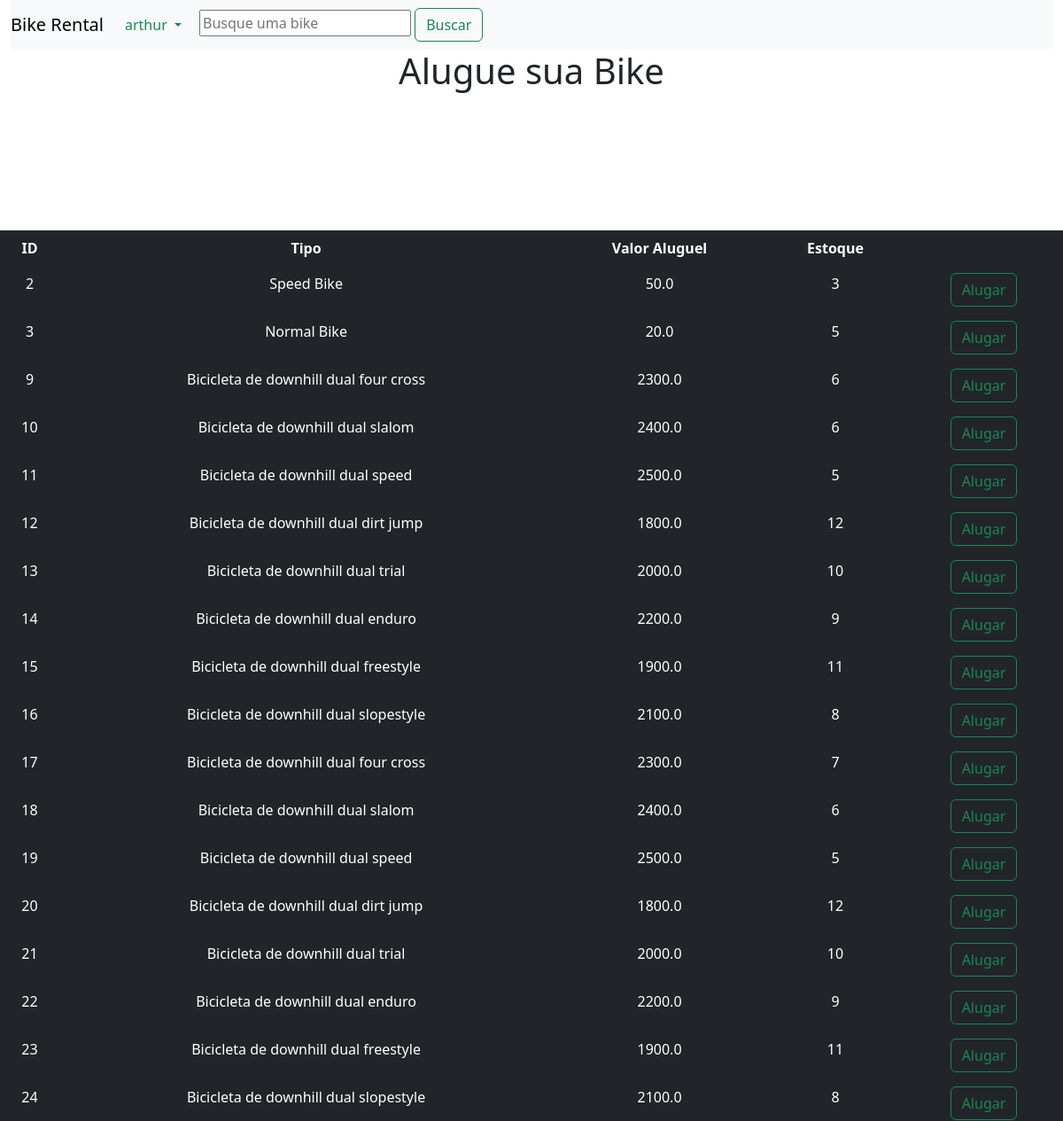
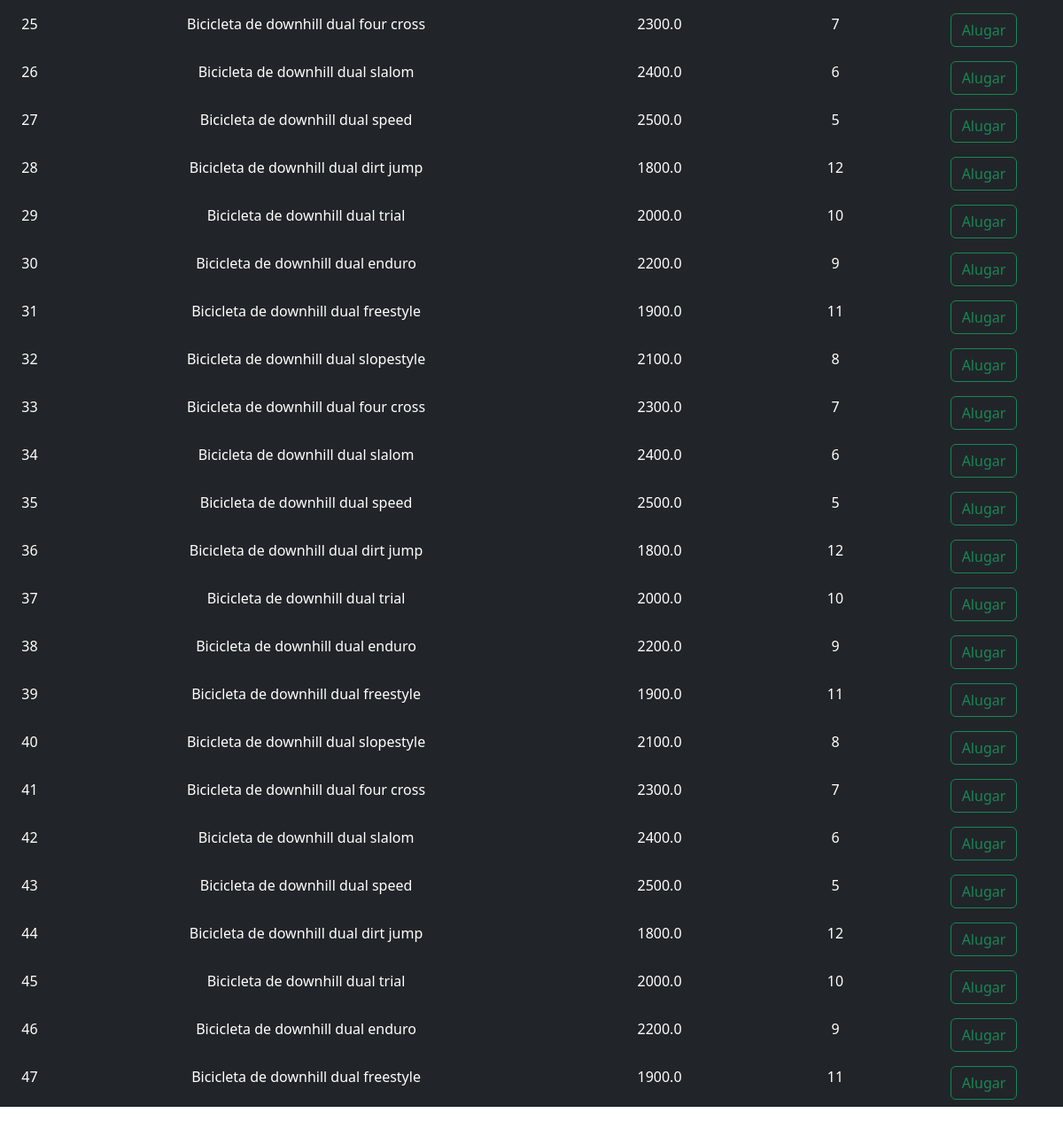
Screenshot of /lista (signed in) with the database file from the repository (2 pictures, top to bottom).
### tables this page shows
CREATE TABLE bicicletas
             (id INTEGER PRIMARY KEY,
             tipo TEXT NOT NULL,
             valor REAL NOT NULL,
             estoque INTEGER NOT NULL);

### projeto_conclus-o_python/projeto_conclusao_shift-python-main/app.py (the view)
@app.route('/lista')
def lista():
    conn = sqlite3.connect('Bikes.db')
    c = conn.cursor()
    c.execute("SELECT * FROM bicicletas")
    bikes = c.fetchall()
    return render_template('lista.html', bikes=bikes)

### projeto_conclus-o_python/projeto_conclusao_shift-python-main/templates/lista.html (shortened to what this page needs)
<!DOCTYPE html>
<html lang="en">
<head>
    <link rel="stylesheet" type="text/css" href="{{ url_for('static', filename='style.css') }}">
    <link href="https://cdn.jsdelivr.net/npm/bootstrap@5.3.0-alpha3/dist/css/bootstrap.min.css" rel="stylesheet"
>
</head>
<body>
    {% block content %}
    <div class="container-fluid ms-auto">
        <nav class="navbar navbar-expand-lg navbar-light bg-light">
            <a class="navbar-brand" href="# ">Bike Rental</a>
            <div class="collapse navbar-collapse" id="navbarNav">
                <ul class="navbar-nav">
                    {% if session.logged_in %}
                    <li type='none' class="nav-item dropdown">
                        <a class="nav-link dropdown-toggle link-success" href="#" role="button" data-bs-toggle="dropdown"
                            aria-expanded="false">{{ session.username }}
                        </a>
                    </li>
                    {% endif %}
                </ul>
            </div>
            <div class="container-fluid ms-auto">
               <form action="{{ url_for('buscar') }}" method="POST">
                 <input type="text" name="termo_busca" placeholder="Busque uma bike">
                 <button class="btn btn-outline-success" type="submit">Buscar</button>
               </form>
            </div>
        </nav>
    </div>
    <div>
        <h1>Alugue sua Bike</h1>
    </div>
    <table class=" table table-dark table-borderless">
        <tr align="center" >
            <th scope="col">ID</th>
            <th scope="col">Tipo</th>
            <th scope="col">Valor Aluguel</th>
            <th scope="col">Estoque</th>
            <th scope="col"></th>
        </tr>
        {% for bike in bikes %}
        <tbody>
            <tr align="center">
                <td>{{ bike[0] }}</td>
                <td>{{ bike[1] }}</td>
                <td>{{ bike[2] }}</td>
                <td>{{ bike[3] }}</td>
                <td>
                    <form action="{{ url_for('alugar', id=bike[0]) }}" method="POST">
                        <button type="checkbox" type="button" class="btn btn-outline-success" >Alugar</button>
                    </form>
            </tr>
        </tbody>
        {% endfor %}
    </table>
    {% endblock %}
</body>
</html>

### projeto_conclus-o_python/projeto_conclusao_shift-python-main/static/style.css (style rules this page uses)
h1, h2, h3, h4, h5, h6 , p { font-weight: 700; margin-top: 0; font-weight: bold; text-align: center; }

### rows the page displays
bicicletas: id "2", tipo "Speed Bike", valor "50.0", estoque "3"
bicicletas: id "3", tipo "Normal Bike", valor "20.0", estoque "5"
bicicletas: id "9", tipo "Bicicleta de downhill dual four cross", valor "2300.0", estoque "6"
bicicletas: id "10", tipo "Bicicleta de downhill dual slalom", valor "2400.0", estoque "6"
bicicletas: id "11", tipo "Bicicleta de downhill dual speed", valor "2500.0", estoque "5"
bicicletas: id "12", tipo "Bicicleta de downhill dual dirt jump", valor "1800.0", estoque "12"
bicicletas: id "13", tipo "Bicicleta de downhill dual trial", valor "2000.0", estoque "10"
bicicletas: id "14", tipo "Bicicleta de downhill dual enduro", valor "2200.0", estoque "9"
bicicletas: id "15", tipo "Bicicleta de downhill dual freestyle", valor "1900.0", estoque "11"
bicicletas: id "16", tipo "Bicicleta de downhill dual slopestyle", valor "2100.0", estoque "8"
bicicletas: id "17", tipo "Bicicleta de downhill dual four cross", valor "2300.0", estoque "7"
bicicletas: id "18", tipo "Bicicleta de downhill dual slalom", valor "2400.0", estoque "6"
bicicletas: id "19", tipo "Bicicleta de downhill dual speed", valor "2500.0", estoque "5"
bicicletas: id "20", tipo "Bicicleta de downhill dual dirt jump", valor "1800.0", estoque "12"
bicicletas: id "21", tipo "Bicicleta de downhill dual trial", valor "2000.0", estoque "10"
bicicletas: id "22", tipo "Bicicleta de downhill dual enduro", valor "2200.0", estoque "9"
bicicletas: id "23", tipo "Bicicleta de downhill dual freestyle", valor "1900.0", estoque "11"
bicicletas: id "24", tipo "Bicicleta de downhill dual slopestyle", valor "2100.0", estoque "8"
bicicletas: id "25", tipo "Bicicleta de downhill dual four cross", valor "2300.0", estoque "7"
bicicletas: id "26", tipo "Bicicleta de downhill dual slalom", valor "2400.0", estoque "6"
bicicletas: id "27", tipo "Bicicleta de downhill dual speed", valor "2500.0", estoque "5"
bicicletas: id "28", tipo "Bicicleta de downhill dual dirt jump", valor "1800.0", estoque "12"
bicicletas: id "29", tipo "Bicicleta de downhill dual trial", valor "2000.0", estoque "10"
bicicletas: id "30", tipo "Bicicleta de downhill dual enduro", valor "2200.0", estoque "9"
bicicletas: id "31", tipo "Bicicleta de downhill dual freestyle", valor "1900.0", estoque "11"
bicicletas: id "32", tipo "Bicicleta de downhill dual slopestyle", valor "2100.0", estoque "8"
bicicletas: id "33", tipo "Bicicleta de downhill dual four cross", valor "2300.0", estoque "7"
bicicletas: id "34", tipo "Bicicleta de downhill dual slalom", valor "2400.0", estoque "6"
bicicletas: id "35", tipo "Bicicleta de downhill dual speed", valor "2500.0", estoque "5"
bicicletas: id "36", tipo "Bicicleta de downhill dual dirt jump", valor "1800.0", estoque "12"
bicicletas: id "37", tipo "Bicicleta de downhill dual trial", valor "2000.0", estoque "10"
bicicletas: id "38", tipo "Bicicleta de downhill dual enduro", valor "2200.0", estoque "9"
bicicletas: id "39", tipo "Bicicleta de downhill dual freestyle", valor "1900.0", estoque "11"
bicicletas: id "40", tipo "Bicicleta de downhill dual slopestyle", valor "2100.0", estoque "8"
bicicletas: id "41", tipo "Bicicleta de downhill dual four cross", valor "2300.0", estoque "7"
bicicletas: id "42", tipo "Bicicleta de downhill dual slalom", valor "2400.0", estoque "6"
bicicletas: id "43", tipo "Bicicleta de downhill dual speed", valor "2500.0", estoque "5"
bicicletas: id "44", tipo "Bicicleta de downhill dual dirt jump", valor "1800.0", estoque "12"
bicicletas: id "45", tipo "Bicicleta de downhill dual trial", valor "2000.0", estoque "10"
bicicletas: id "46", tipo "Bicicleta de downhill dual enduro", valor "2200.0", estoque "9"
bicicletas: id "47", tipo "Bicicleta de downhill dual freestyle", valor "1900.0", estoque "11"

### other values shown
{{ session.username }} "arthur"
